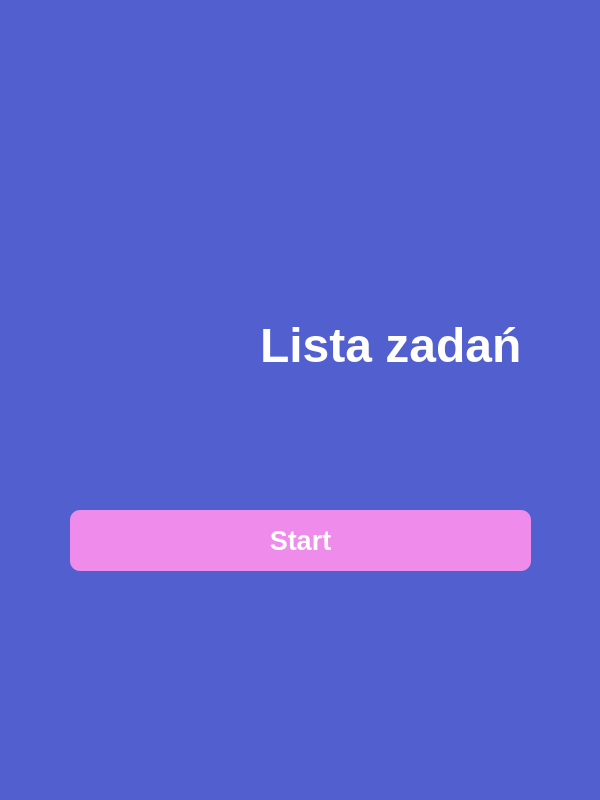
<?xml version="1.0" encoding="UTF-8"?>
<ui version="4.0">
 <class>ToDoListApp</class>
 <widget class="QMainWindow" name="ToDoListApp">
  <property name="geometry">
   <rect>
    <x>0</x>
    <y>0</y>
    <width>600</width>
    <height>800</height>
   </rect>
  </property>
  <property name="windowTitle">
   <string>Lista zadań</string>
  </property>
  <property name="windowIcon">
   <iconset>
    <normaloff>../img/app_icon.png</normaloff>../img/app_icon.png</iconset>
  </property>
  <property name="styleSheet">
   <string notr="true">background-color: rgb(82, 95, 207)</string>
  </property>
  <widget class="QWidget" name="centralwidget">
   <widget class="QLabel" name="app_name">
    <property name="geometry">
     <rect>
      <x>260</x>
      <y>320</y>
      <width>261</width>
      <height>51</height>
     </rect>
    </property>
    <property name="font">
     <font>
      <pointsize>36</pointsize>
      <weight>75</weight>
      <bold>true</bold>
     </font>
    </property>
    <property name="styleSheet">
     <string notr="true">color: rgb(255, 255, 255)</string>
    </property>
    <property name="text">
     <string>Lista zadań</string>
    </property>
   </widget>
   <widget class="QPushButton" name="start_button">
    <property name="geometry">
     <rect>
      <x>70</x>
      <y>510</y>
      <width>461</width>
      <height>61</height>
     </rect>
    </property>
    <property name="font">
     <font>
      <pointsize>20</pointsize>
      <weight>75</weight>
      <bold>true</bold>
     </font>
    </property>
    <property name="styleSheet">
     <string notr="true">background-color: rgb(239, 139, 235);
color: rgb(255, 255, 255);
border-radius: 10px</string>
    </property>
    <property name="text">
     <string>Start</string>
    </property>
   </widget>
   <widget class="QLabel" name="app_icon">
    <property name="geometry">
     <rect>
      <x>40</x>
      <y>260</y>
      <width>201</width>
      <height>201</height>
     </rect>
    </property>
    <property name="text">
     <string>&lt;html&gt;&lt;head/&gt;&lt;body&gt;&lt;p&gt;&lt;img src=&quot;:/to_do_list_app/img/app_icon.png&quot;/&gt;&lt;/p&gt;&lt;/body&gt;&lt;/html&gt;</string>
    </property>
   </widget>
  </widget>
 </widget>
 <resources>
  <include location="../images.qrc"/>
 </resources>
 <connections/>
</ui>
